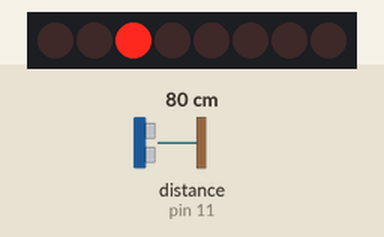
This sketch was run on a simulated Arduino Uno, built with avr-gcc and run on an emulated ATmega328P. Parts: 8 shift-register outputs drawn as a row of LEDs (first output left, lit = HIGH). Wiring (inferred from the names in the program): shift register (74HC595): data pin 7; shift clock pin 5; latch pin 6. Wiring (inferred from the signals the program sends): row of LEDs: on Q0, Q1, Q2, Q3, Q4, Q5, Q6, Q7. The inputs (shaded band) are chosen by the test bench; at power-on: distance to the obstacle (sensor on pin 11) 80 cm. The echo pulse lasts 58.3 µs per cm.

Above: at 1.2 s.
1.3 s: distance to the obstacle (sensor on pin 11) set to 2 cm
At 1.7 s:
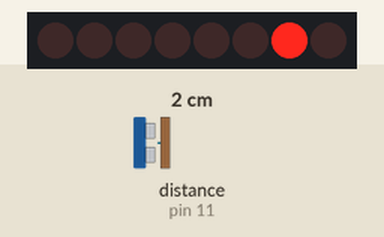
2.8 s: distance to the obstacle (sensor on pin 11) set to 35 cm
At 4.0 s:
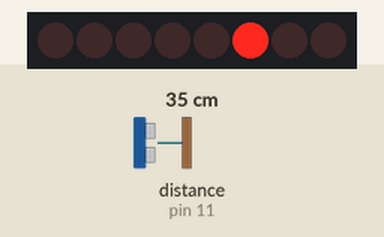
4.3 s: distance to the obstacle (sensor on pin 11) set to 60 cm
At 5.5 s:
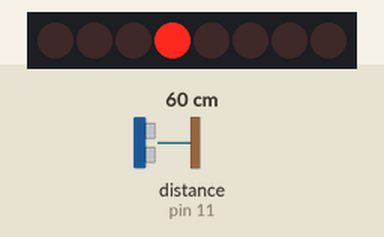
5.8 s: distance to the obstacle (sensor on pin 11) set to 120 cm
At 6.7 s:
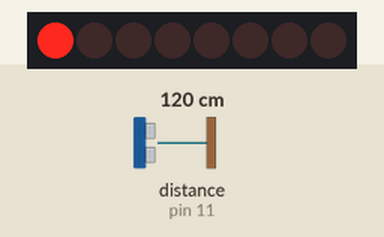
7.3 s: distance to the obstacle (sensor on pin 11) set to 4 cm
At 8.7 s:
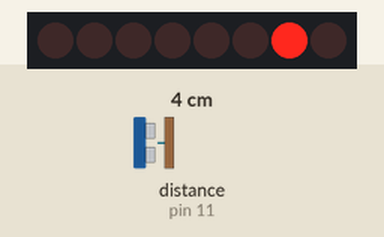
Timing chart, 0 to 9.8 s (numbered marks = the images above; inputs shaded):
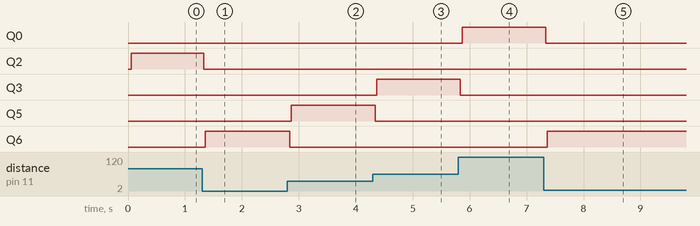

The sketch:

distance.ino
```cpp
#include <SR04.h>

// Ultrasonic Sensor's pins
#define TRIG 11
#define ECHO 12

#define DELAYTIME 500// fading time between colors

// input of sensor
SR04 sr04 = SR04(ECHO, TRIG);

int latchPin = 6;
int clockPin = 5;
int dataPin = 7;

byte leds = 0;

int lastLed = 0;

// variables to calcultate the thresholds
int distMax = 150;
int nbrLed = 8;
int pas = distMax/nbrLed;

void setup() {
  Serial.begin(9600);

  pinMode(latchPin, OUTPUT);
  pinMode(dataPin, OUTPUT);
  pinMode(clockPin, OUTPUT);
}

void shutAll() {
  leds = 0;
  updateShiftRegister();
}

void ledOn(int _led) {
  if(lastLed != _led){
    lastLed = _led;
    shutAll();
  } else {
    bitSet(leds, _led);
    updateShiftRegister();
  }
}

// main loop
void loop() {
  long distance = sr04.Distance();
  for(int i = 0 ; i< 8; i++) {
    if(distance <= pas * i && distance > (pas * i) -pas) {
      ledOn(i);
    }
  }
}

void updateShiftRegister() {
  digitalWrite(latchPin, LOW);
  shiftOut(dataPin, clockPin, LSBFIRST, leds);
  digitalWrite(latchPin, HIGH);
  }
```

Measured:
- after the input at 1.3 s, Q2: HIGH → LOW at once; Q6: LOW → HIGH after 0.06 s
- after the input at 2.8 s, Q5: LOW → HIGH after 0.06 s; Q6: HIGH → LOW at once
- after the input at 4.3 s, Q3: LOW → HIGH after 0.07 s; Q5: HIGH → LOW at once
- after the input at 5.8 s, Q0: LOW → HIGH after 0.07 s; Q3: HIGH → LOW at once
- after the input at 7.3 s, Q0: HIGH → LOW at once; Q6: LOW → HIGH after 0.06 s
